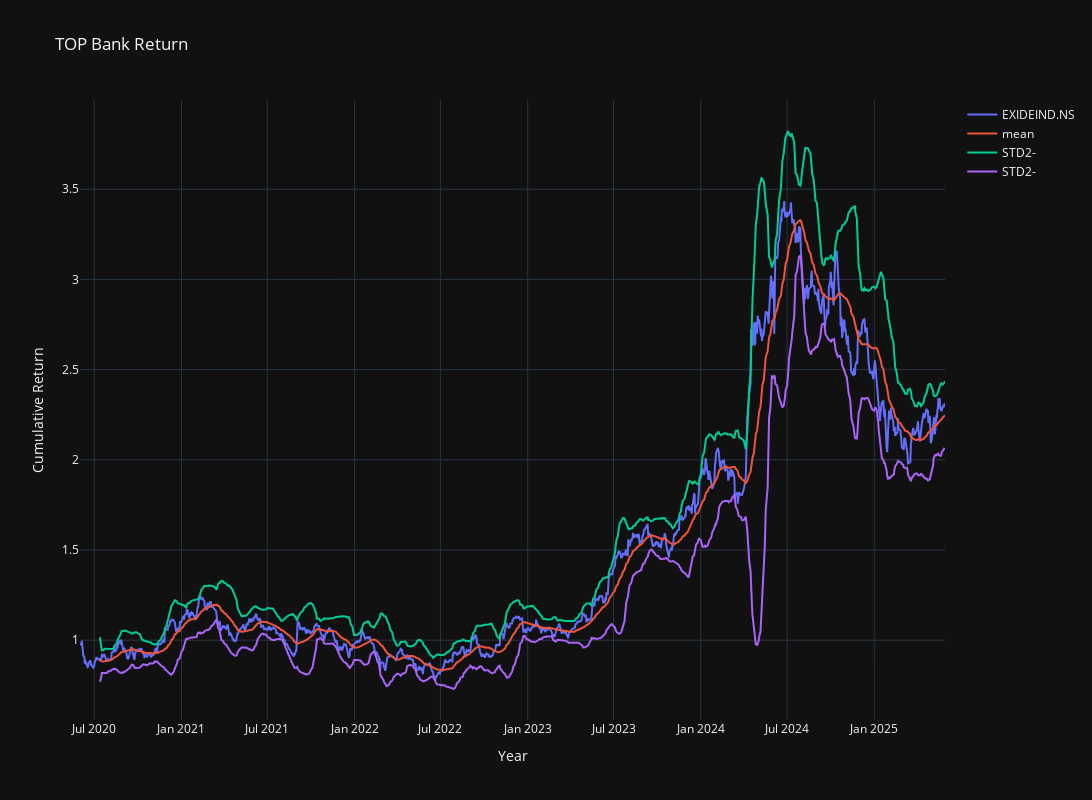

Source (notebook cell):
### Code cell
# Create a line chart
import plotly.graph_objects as go
fig = go.Figure()

# Add multiple lines (traces) to the figure
for key in data:
    fig.add_trace(go.Scatter(
        x=data[key].index,
        y=data[key]['cum_rtn'],
        # y1=data[key]['r_mean'],
        mode='lines',  # Set the mode to 'lines' for a line chart
        name=key# Use the name for each line from the dictionary
    ))

for key in data:
    fig.add_trace(go.Scatter(
        x=data[key].index,
        # y=data[key]['cum_rtn'],
        y=data[key]['r_mean'],
        mode='lines',  # Set the mode to 'lines' for a line chart
        name='mean'# Use the name for each line from the dictionary
    ))

for key in data:
    fig.add_trace(go.Scatter(
        x=data[key].index,
        # y=data[key]['cum_rtn'],
        y=data[key]['r_std2+'],
        mode='lines',  # Set the mode to 'lines' for a line chart
        name='STD2-'# Use the name for each line from the dictionary
    ))
for key in data:
    fig.add_trace(go.Scatter(
        x=data[key].index,
        # y=data[key]['cum_rtn'],
        y=data[key]['r_std2-'],
        mode='lines',  # Set the mode to 'lines' for a line chart
        name='STD2-'# Use the name for each line from the dictionary
    ))   
# Customize the layout
fig.update_layout(
    title="TOP Bank Return",
    xaxis_title="Year",
    yaxis_title="Cumulative Return",
    autosize=False,
    width=1100,
    height=800,
    template='plotly_dark'
)

# Show the plot
fig.show()

### Figure 1 — Plotly figure (JSON) as saved in the notebook; plotly's stock layout.template omitted (floating-point values rounded to 4 significant figures; data arrays with more than 128 entries replaced by an {"elided": "..."} marker saying what was removed)
{"data": [{"mode": "lines", "name": "EXIDEIND.NS", "type": "scatter", "x": {"elided": "1240 str values"}, "y": {"elided": "1240 float values"}}, {"mode": "lines", "name": "mean", "type": "scatter", "x": {"elided": "1240 str values"}, "y": {"elided": "1240 float values"}}, {"mode": "lines", "name": "STD2-", "type": "scatter", "x": {"elided": "1240 str values"}, "y": {"elided": "1240 float values"}}, {"mode": "lines", "name": "STD2-", "type": "scatter", "x": {"elided": "1240 str values"}, "y": {"elided": "1240 float values"}}], "layout": {"autosize": false, "height": 800, "title": {"text": "TOP Bank Return"}, "width": 1100, "xaxis": {"autorange": true, "range": ["2020-06-01", "2025-05-30"], "title": {"text": "Year"}, "type": "date"}, "yaxis": {"autorange": true, "range": [0.5574, 3.995], "title": {"text": "Cumulative Return"}, "type": "linear"}}}
